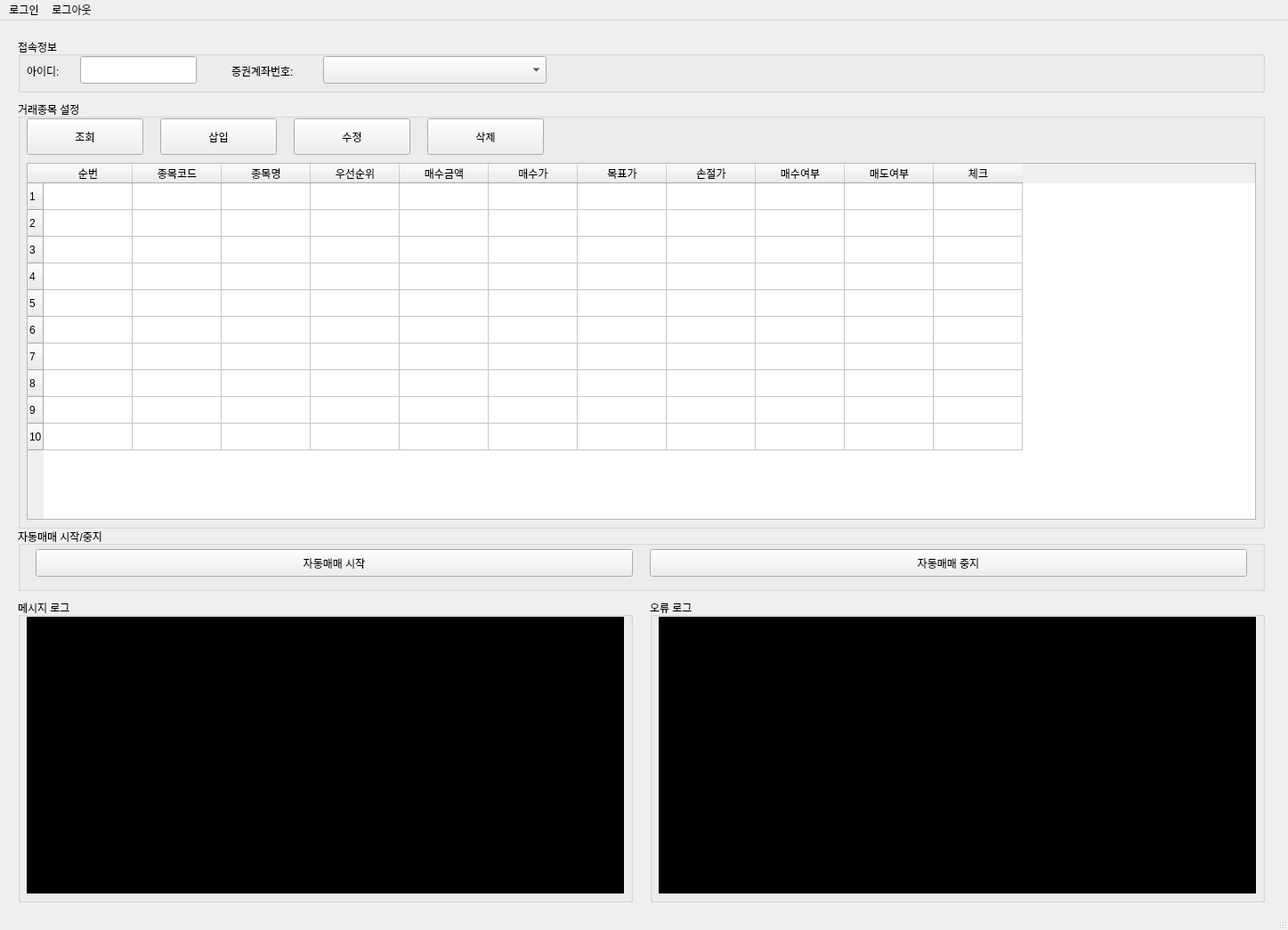
<?xml version="1.0" encoding="UTF-8"?>
<ui version="4.0">
 <class>traderGUI</class>
 <widget class="QMainWindow" name="traderGUI">
  <property name="geometry">
   <rect>
    <x>0</x>
    <y>0</y>
    <width>1447</width>
    <height>1045</height>
   </rect>
  </property>
  <property name="windowTitle">
   <string>traderGUI</string>
  </property>
  <widget class="QWidget" name="centralwidget">
   <widget class="QGroupBox" name="groupBox">
    <property name="geometry">
     <rect>
      <x>20</x>
      <y>20</y>
      <width>1401</width>
      <height>61</height>
     </rect>
    </property>
    <property name="sizePolicy">
     <sizepolicy hsizetype="Preferred" vsizetype="Preferred">
      <horstretch>0</horstretch>
      <verstretch>0</verstretch>
     </sizepolicy>
    </property>
    <property name="autoFillBackground">
     <bool>false</bool>
    </property>
    <property name="title">
     <string>접속정보</string>
    </property>
    <property name="flat">
     <bool>false</bool>
    </property>
    <property name="checkable">
     <bool>false</bool>
    </property>
    <widget class="QLabel" name="label">
     <property name="geometry">
      <rect>
       <x>10</x>
       <y>26</y>
       <width>71</width>
       <height>21</height>
      </rect>
     </property>
     <property name="text">
      <string>아이디:</string>
     </property>
     <property name="scaledContents">
      <bool>false</bool>
     </property>
    </widget>
    <widget class="QLineEdit" name="lineEdit">
     <property name="geometry">
      <rect>
       <x>70</x>
       <y>20</y>
       <width>131</width>
       <height>31</height>
      </rect>
     </property>
     <property name="readOnly">
      <bool>true</bool>
     </property>
    </widget>
    <widget class="QLabel" name="label_2">
     <property name="geometry">
      <rect>
       <x>240</x>
       <y>26</y>
       <width>101</width>
       <height>21</height>
      </rect>
     </property>
     <property name="text">
      <string>증권계좌번호:</string>
     </property>
    </widget>
    <widget class="QComboBox" name="comboBox">
     <property name="geometry">
      <rect>
       <x>343</x>
       <y>20</y>
       <width>251</width>
       <height>31</height>
      </rect>
     </property>
    </widget>
   </widget>
   <widget class="QGroupBox" name="groupBox_2">
    <property name="geometry">
     <rect>
      <x>20</x>
      <y>90</y>
      <width>1401</width>
      <height>481</height>
     </rect>
    </property>
    <property name="title">
     <string>거래종목 설정</string>
    </property>
    <widget class="QTableWidget" name="tableWidget">
     <property name="geometry">
      <rect>
       <x>10</x>
       <y>70</y>
       <width>1381</width>
       <height>401</height>
      </rect>
     </property>
     <property name="minimumSize">
      <size>
       <width>1191</width>
       <height>0</height>
      </size>
     </property>
     <property name="editTriggers">
      <set>QAbstractItemView::DoubleClicked</set>
     </property>
     <property name="sortingEnabled">
      <bool>false</bool>
     </property>
     <property name="rowCount">
      <number>10</number>
     </property>
     <row/>
     <row/>
     <row/>
     <row/>
     <row/>
     <row/>
     <row/>
     <row/>
     <row/>
     <row/>
     <column>
      <property name="text">
       <string>순번</string>
      </property>
      <property name="foreground">
       <brush brushstyle="NoBrush">
        <color alpha="255">
         <red>0</red>
         <green>0</green>
         <blue>0</blue>
        </color>
       </brush>
      </property>
     </column>
     <column>
      <property name="text">
       <string>종목코드</string>
      </property>
     </column>
     <column>
      <property name="text">
       <string>종목명</string>
      </property>
     </column>
     <column>
      <property name="text">
       <string>우선순위</string>
      </property>
     </column>
     <column>
      <property name="text">
       <string>매수금액</string>
      </property>
     </column>
     <column>
      <property name="text">
       <string>매수가</string>
      </property>
     </column>
     <column>
      <property name="text">
       <string>목표가</string>
      </property>
     </column>
     <column>
      <property name="text">
       <string>손절가</string>
      </property>
     </column>
     <column>
      <property name="text">
       <string>매수여부</string>
      </property>
     </column>
     <column>
      <property name="text">
       <string>매도여부</string>
      </property>
     </column>
     <column>
      <property name="text">
       <string>체크</string>
      </property>
     </column>
     <item row="0" column="0">
      <property name="text">
       <string/>
      </property>
      <property name="flags">
       <set>ItemIsSelectable|ItemIsEditable|ItemIsDragEnabled|ItemIsUserCheckable|ItemIsEnabled</set>
      </property>
     </item>
     <item row="0" column="10">
      <property name="text">
       <string/>
      </property>
      <property name="checkState">
       <enum>Unchecked</enum>
      </property>
     </item>
     <item row="1" column="10">
      <property name="text">
       <string/>
      </property>
      <property name="checkState">
       <enum>Unchecked</enum>
      </property>
     </item>
     <item row="2" column="10">
      <property name="text">
       <string/>
      </property>
      <property name="checkState">
       <enum>Unchecked</enum>
      </property>
     </item>
     <item row="3" column="10">
      <property name="text">
       <string/>
      </property>
      <property name="checkState">
       <enum>Unchecked</enum>
      </property>
     </item>
     <item row="4" column="6">
      <property name="text">
       <string/>
      </property>
     </item>
     <item row="4" column="10">
      <property name="text">
       <string/>
      </property>
      <property name="checkState">
       <enum>Unchecked</enum>
      </property>
     </item>
     <item row="5" column="10">
      <property name="text">
       <string/>
      </property>
      <property name="checkState">
       <enum>Unchecked</enum>
      </property>
     </item>
     <item row="6" column="10">
      <property name="text">
       <string/>
      </property>
      <property name="checkState">
       <enum>Unchecked</enum>
      </property>
     </item>
     <item row="7" column="10">
      <property name="text">
       <string/>
      </property>
      <property name="checkState">
       <enum>Unchecked</enum>
      </property>
     </item>
     <item row="8" column="10">
      <property name="text">
       <string/>
      </property>
      <property name="checkState">
       <enum>Unchecked</enum>
      </property>
     </item>
     <item row="9" column="10">
      <property name="text">
       <string/>
      </property>
      <property name="checkState">
       <enum>Unchecked</enum>
      </property>
     </item>
    </widget>
    <widget class="QPushButton" name="pushButton">
     <property name="geometry">
      <rect>
       <x>10</x>
       <y>20</y>
       <width>131</width>
       <height>41</height>
      </rect>
     </property>
     <property name="text">
      <string>조회</string>
     </property>
     <property name="checkable">
      <bool>false</bool>
     </property>
    </widget>
    <widget class="QPushButton" name="pushButton_2">
     <property name="geometry">
      <rect>
       <x>160</x>
       <y>20</y>
       <width>131</width>
       <height>41</height>
      </rect>
     </property>
     <property name="text">
      <string>삽입</string>
     </property>
    </widget>
    <widget class="QPushButton" name="pushButton_3">
     <property name="geometry">
      <rect>
       <x>310</x>
       <y>20</y>
       <width>131</width>
       <height>41</height>
      </rect>
     </property>
     <property name="text">
      <string>수정</string>
     </property>
    </widget>
    <widget class="QPushButton" name="pushButton_4">
     <property name="geometry">
      <rect>
       <x>460</x>
       <y>20</y>
       <width>131</width>
       <height>41</height>
      </rect>
     </property>
     <property name="text">
      <string>삭제</string>
     </property>
    </widget>
   </widget>
   <widget class="QGroupBox" name="groupBox_3">
    <property name="geometry">
     <rect>
      <x>20</x>
      <y>570</y>
      <width>1401</width>
      <height>71</height>
     </rect>
    </property>
    <property name="title">
     <string>자동매매 시작/중지</string>
    </property>
    <widget class="QPushButton" name="pushButton_5">
     <property name="geometry">
      <rect>
       <x>20</x>
       <y>24</y>
       <width>671</width>
       <height>31</height>
      </rect>
     </property>
     <property name="text">
      <string>자동매매 시작</string>
     </property>
    </widget>
    <widget class="QPushButton" name="pushButton_6">
     <property name="geometry">
      <rect>
       <x>710</x>
       <y>24</y>
       <width>671</width>
       <height>31</height>
      </rect>
     </property>
     <property name="text">
      <string>자동매매 중지</string>
     </property>
    </widget>
   </widget>
   <widget class="QGroupBox" name="groupBox_4">
    <property name="geometry">
     <rect>
      <x>20</x>
      <y>650</y>
      <width>691</width>
      <height>341</height>
     </rect>
    </property>
    <property name="title">
     <string>메시지 로그</string>
    </property>
    <widget class="QTextEdit" name="textEdit">
     <property name="geometry">
      <rect>
       <x>10</x>
       <y>20</y>
       <width>671</width>
       <height>311</height>
      </rect>
     </property>
     <property name="styleSheet">
      <string notr="true">background-color: rgb(0, 0, 0);
color: rgb(0, 255, 255);</string>
     </property>
    </widget>
   </widget>
   <widget class="QGroupBox" name="groupBox_5">
    <property name="geometry">
     <rect>
      <x>730</x>
      <y>650</y>
      <width>691</width>
      <height>341</height>
     </rect>
    </property>
    <property name="title">
     <string>오류 로그</string>
    </property>
    <widget class="QTextEdit" name="textEdit_2">
     <property name="geometry">
      <rect>
       <x>10</x>
       <y>20</y>
       <width>671</width>
       <height>311</height>
      </rect>
     </property>
     <property name="styleSheet">
      <string notr="true">background-color: rgb(0, 0, 0);
color: rgb(0, 255, 255);</string>
     </property>
    </widget>
   </widget>
  </widget>
  <widget class="QMenuBar" name="menubar">
   <property name="geometry">
    <rect>
     <x>0</x>
     <y>0</y>
     <width>1447</width>
     <height>26</height>
    </rect>
   </property>
   <widget class="QMenu" name="menu_login">
    <property name="title">
     <string>로그인</string>
    </property>
   </widget>
   <widget class="QMenu" name="menu_logout">
    <property name="title">
     <string>로그아웃</string>
    </property>
   </widget>
   <addaction name="menu_login"/>
   <addaction name="menu_logout"/>
  </widget>
  <widget class="QStatusBar" name="statusBar"/>
 </widget>
 <resources/>
 <connections/>
</ui>
